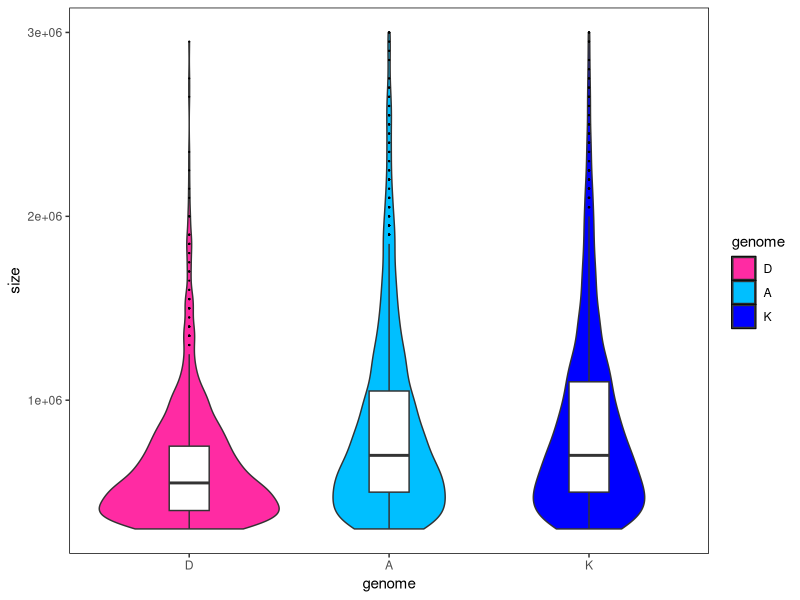
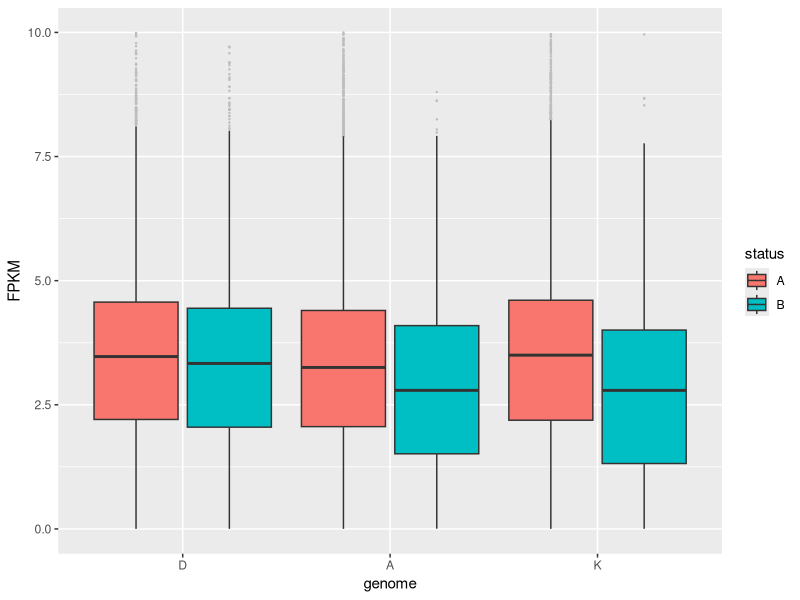
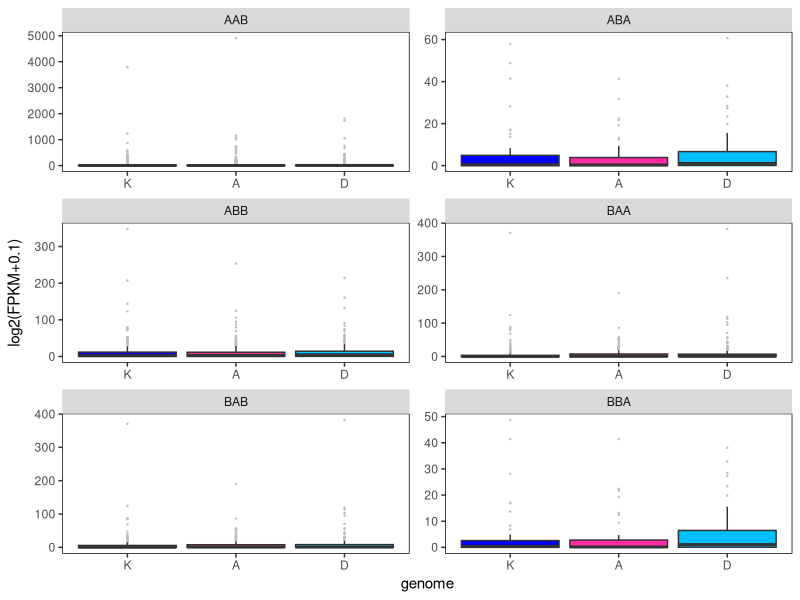

Write R code to recreate these figures, in order.




library(ggplot2)

library(plyr)


mydata <- read.table("ThreeGenomes_TAD_size.300K-3M.txt",header=T) 

neworder =c("D","A","K")

newdata <- arrange(transform(mydata,genome=factor(genome,levels=neworder)),genome)

ggplot(newdata,aes(genome,size,fill=genome))+geom_violin(aes(fill=genome))+
  scale_fill_manual(values=c("#FF2BA3","#00BFFF","blue"))+
  geom_boxplot(fill="white",width=0.2,outlier.size = 0.1, outlier.color = "black")+
  theme(panel.background=element_rect(fill="white",color="black"),
        panel.grid.major = element_blank(),panel.grid.minor = element_blank())



library(ggplot2)

library(plyr)



mydata <- read.table("ThreeGenomes_genes_compartment_FPKM.txt",header=T) 

neworder <- c("D","A","K")

newdata <- arrange(transform(mydata,genome=factor(genome,levels=neworder)),genome)

ggplot(newdata,aes(genome,log2(FPKM+0.1),fill=status)) + 
  geom_boxplot(size=0.5,alpha=1,width=0.9,outlier.size = 0.2,outlier.color ="grey")+
  ylab("FPKM")+ylim(c(0,10))


 
#====New Figures====
library(ggplot2)

library(plyr)

mydata <- read.table("ThreeGenomes_genes_Switching_FPKM.txt",header=T) 

neworder <- c("K","A","D")
 
newdata <- arrange(transform(mydata,genome=factor(genome,levels=neworder)),genome)

ggplot(newdata,aes(genome,FPKM,fill=genome))+
    geom_boxplot(size=0.5,alpha=1,width=0.9,outlier.size = 0.2,outlier.color ="grey",show.legend = FALSE)+
	scale_fill_manual(values=c("blue","#FF2BA3","#00BFFF"))+facet_wrap(~status,nco=2,scales="free")+ylab("log2(FPKM+0.1)")+
     theme(panel.background=element_rect(fill="white",color="black"), panel.grid.major = element_blank(),panel.grid.minor = element_blank())



